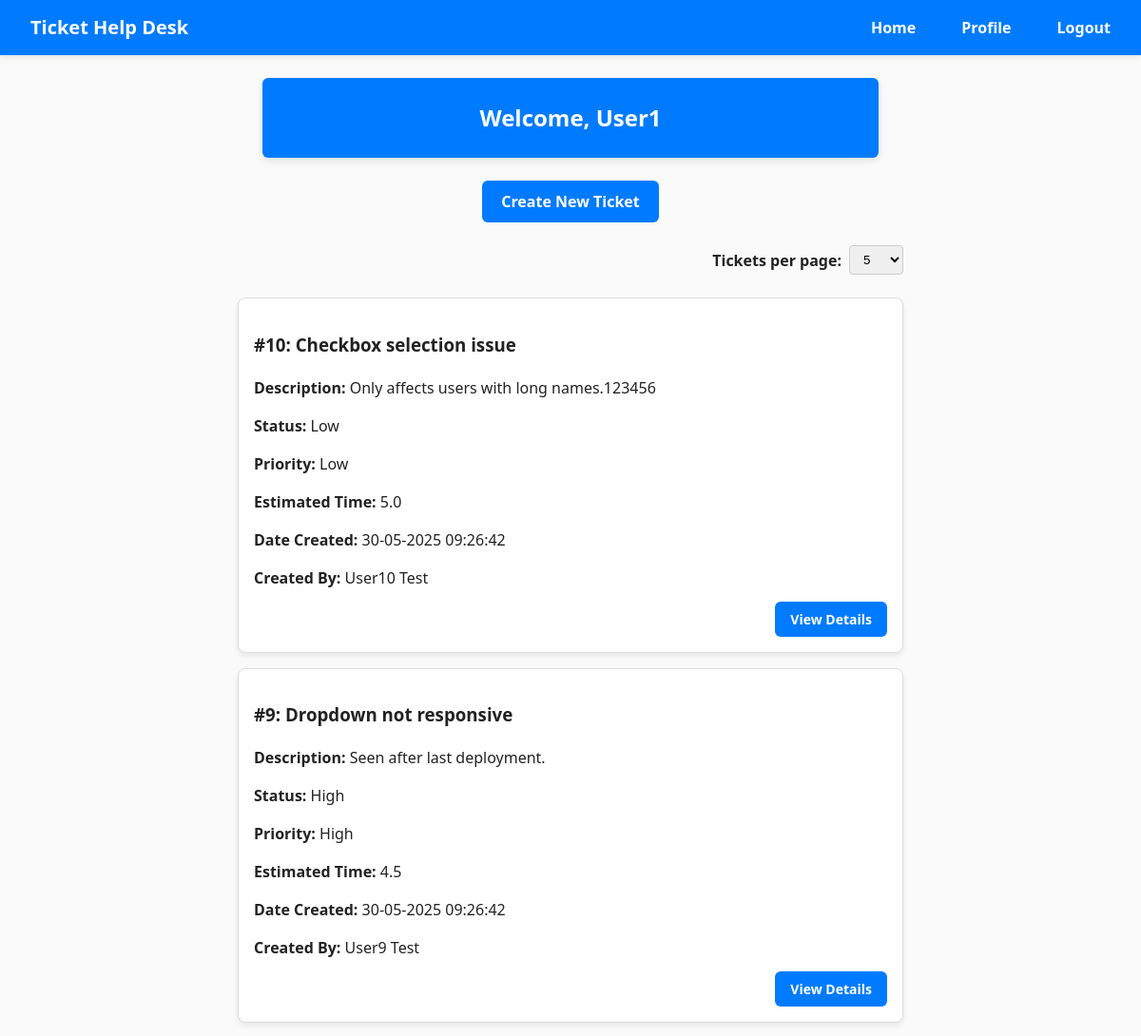
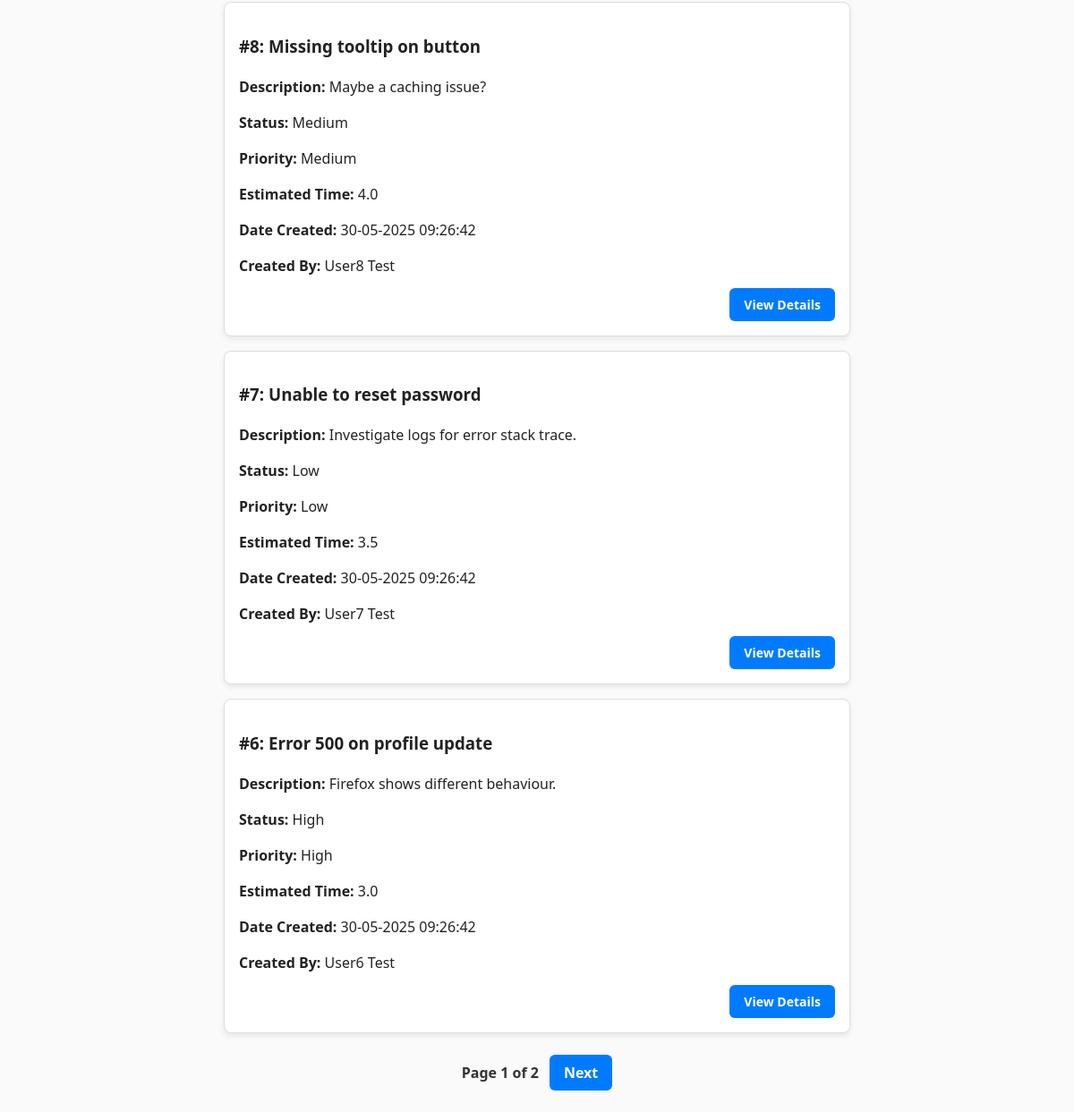
Page / (signed in) on the earlier database version (2 pictures, top to bottom).
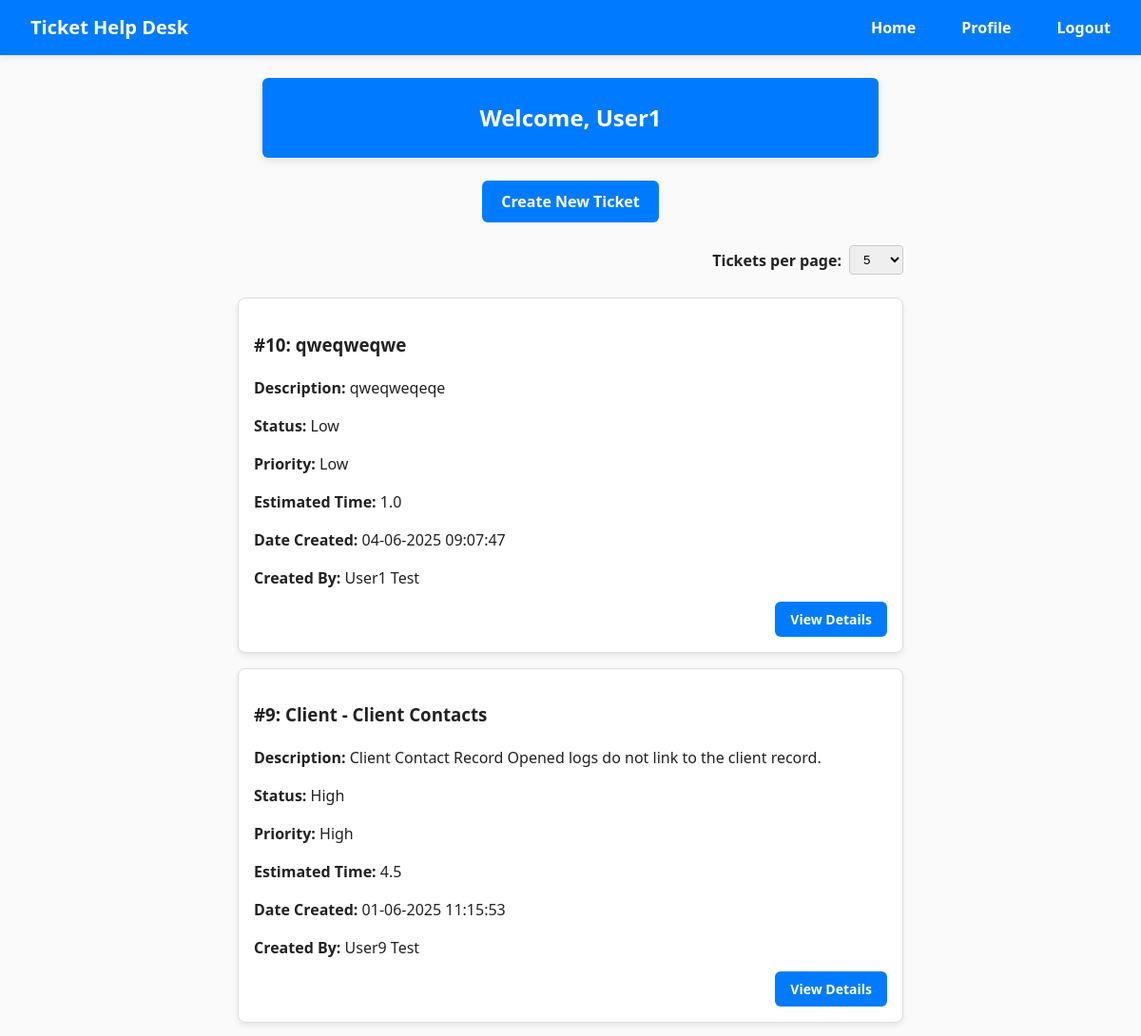
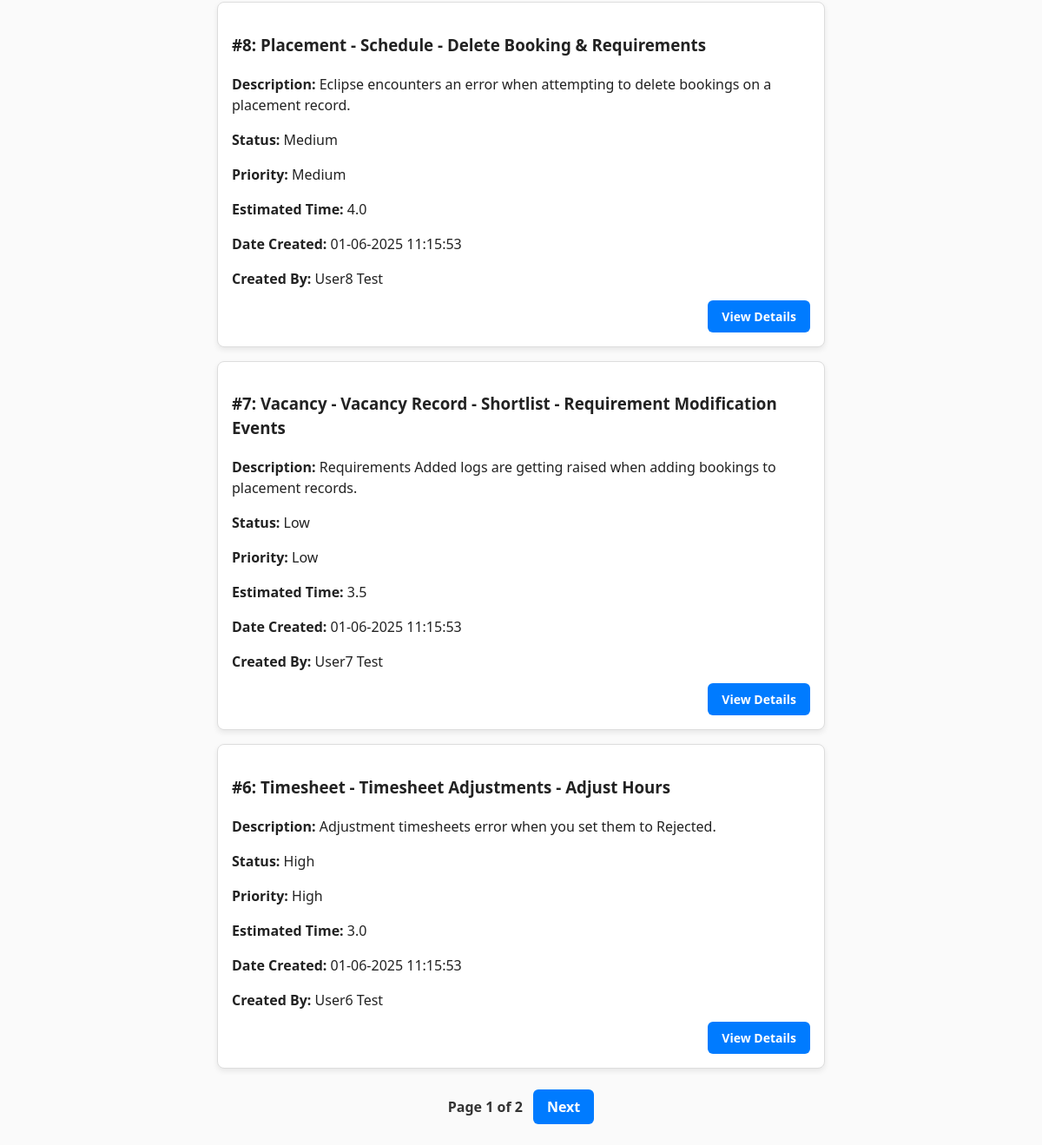
Same page on the later database version (2 pictures, top to bottom).
### HelpDeskTicketingSystem/models/UserModel.py (models this page shows)
class User(db.Model, UserMixin):
    id = db.Column(db.Integer, primary_key=True)
    forename = db.Column(db.String(150))
    surname = db.Column(db.String(150))
    email = db.Column(db.String(150), unique=True)
    password = db.Column(db.String(150))
    account_type = db.Column(db.String(20), nullable=False)

### HelpDeskTicketingSystem/models/TicketModel.py (models this page shows)
class Ticket(db.Model):
    id = db.Column(db.Integer, primary_key=True)
    subject = db.Column(db.String(100), nullable=False)
    description = db.Column(db.Text, nullable=False)
    status = db.Column(db.String(20), nullable=False)
    priority = db.Column(db.String(20), nullable=False)
    estimated_time = db.Column(db.Float, nullable=False)
    date_created = db.Column(db.DateTime(timezone=True), default=func.current_timestamp())
    date_updated = db.Column(db.DateTime(timezone=True), default=func.current_timestamp(), onupdate=func.current_timestamp())
    user_id = db.Column(db.Integer, db.ForeignKey('user.id'))
    user = relationship('User', backref='tickets')

### HelpDeskTicketingSystem/views/home.py (the view)
@home_bp.route('/')
@login_required
def home():
    page = request.args.get('page', 1, type=int)
    per_page = request.args.get('per_page', 5, type=int)
    if current_user.account_type == 'Administrator':
        tickets = Ticket.query.order_by(Ticket.id.desc()).paginate(page=page, per_page=per_page)
    else:
        tickets = Ticket.query.filter_by(user_id=current_user.id).order_by(Ticket.id.desc()).paginate(page=page, per_page=per_page)
    return render_template("home.html", user=current_user, tickets=tickets, per_page=per_page)

### HelpDeskTicketingSystem/__init__.py (called while the page is built)
def create_app():
    app = Flask(__name__)
    app.config.from_object(Config)
    db.init_app(app)
    login_manager.init_app(app)
    login_manager.login_view = 'auth.login'
    from .views.home import home_bp
    from .views.auth import auth_bp
    from .views.users import users_bp
    from .views.tickets import tickets_bp
    app.register_blueprint(home_bp, url_prefix='/')
    app.register_blueprint(auth_bp, url_prefix='/')
    app.register_blueprint(tickets_bp, url_prefix='/')
    app.register_blueprint(users_bp, url_prefix='/')
    create_database(app)
    from .models import User
    @login_manager.user_loader
    def load_user(user_id):
        return User.query.get(int(user_id))
    return app

### HelpDeskTicketingSystem/templates/home.html (shortened to what this page needs)
{% extends "base.html" %}
{% block content %}
  <h2>Welcome, {{ user.forename }}</h2>
  <div class="create-ticket-wrapper">
    <a href="{{ url_for('tickets.create_ticket') }}" class="btn btn-primary btn-new-ticket">Create New Ticket</a>
  </div>
  <div class="per-page-form-wrapper">
  <form method="get" action="{{ url_for('home.home') }}" class="per-page-form">
    <label for="per_page">Tickets per page:</label>
    <select name="per_page" id="per_page" onchange="this.form.submit()">
      {% for option in [5, 10, 15, 20] %}
        <option value="{{ option }}" {% if per_page == option %}selected{% endif %}>{{ option }}</option>
      {% endfor %}
    </select>
  </form>
  </div>
  <br>
  {% if tickets.items %}
    <div class="list-group">
      {% for ticket in tickets.items %}
        <div class="entity-card entity-card--list">
          <h3>#{{ ticket.id }}: {{ ticket.subject }}</h3>
          <p><strong>Description:</strong> {{ ticket.description }}</p>
          <p><strong>Status:</strong> {{ ticket.priority }}</p>
          <p><strong>Priority:</strong> {{ ticket.priority }}</p>
          <p><strong>Estimated Time:</strong> {{ ticket.estimated_time }}</p>
          <p><strong>Date Created:</strong> {{ ticket.date_created.strftime('%d-%m-%Y %H:%M:%S') }}</p>
          {% if current_user.account_type == 'Administrator' %}
            <p><strong>Created By:</strong> {{ ticket.user.forename }} {{ ticket.user.surname }}</p>
          {% endif %}
          <a href="{{ url_for('tickets.ticket_details', ticket_id=ticket.id) }}" class="btn btn-primary">View Details</a>
        </div>
      {% endfor %}
    </div>
    <div class="pagination">
      Page {{ tickets.page }} of {{ tickets.pages }}
      {% if tickets.has_next %}
        <a href="{{ url_for('home.home', page=tickets.next_num, per_page=per_page) }}" class="btn btn-secondary">Next</a>
      {% endif %}
    </div>
  {% else %}
    <p class="no-tickets">No tickets are associated with this user.</p>
  {% endif %}
{% endblock %}

### HelpDeskTicketingSystem/templates/base.html (shortened to what this page needs)
<!DOCTYPE html>
<html lang="en">
  <head>
    <link rel="stylesheet" href="{{ url_for('static', filename='main.css') }}" />
  </head>
  <body>
  <nav class="navbar">
  <div class="nav-container">
  <div class="navbar-brand">Ticket Help Desk</div>
  <ul class="navbar-links">
    {% if current_user.is_authenticated %}
      <li><a href="{{ url_for('home.home') }}">Home</a></li>
      <li><a href="{{ url_for('users.profile') }}">Profile</a></li>
      <li><a href="{{ url_for('auth.logout') }}">Logout</a></li>
    {% else %}
      <li><a href="{{ url_for('auth.login') }}">Login</a></li>
      <li><a href="{{ url_for('auth.register') }}">Register</a></li>
    {% endif %}
  </ul>
</div>
</nav>
    <main class="container main-content">
      {% block content %} {% endblock %}
    </main>
  </body>
</html>

### HelpDeskTicketingSystem/static/main.css (style rules this page uses)
body { margin: 0; padding: 0; font-family: "Segoe UI", sans-serif; font-size: 16px; line-height: 1.5; color: #222; background-color: #fafafa; }
h2 { background: #fff; padding: 24px; border-radius: 6px; box-shadow: 0 3px 8px rgba(0, 0, 0, 0.1); max-width: 600px; margin: 0 auto; text-align: center; margin-bottom: 24px; background-color: #007BFF; color: #fff; }
a { color: #007BFF; text-decoration: none; }
p { color: #222; text-decoration: none; font-weight: 300; }
.container { max-width: 900px; margin: 0 auto; padding: 24px 16px; }
.navbar { width: 100%; background-color: #007BFF; box-shadow: 0 2px 6px rgba(0, 0, 0, 0.1); padding: 0; }
.navbar .nav-container { display: flex; justify-content: flex-start; align-items: center; max-width: auto; margin: 0 auto; padding: 0 16px; }
.navbar .navbar-brand { color: #fff; font-weight: 700; font-size: 1.25rem; text-decoration: none; padding: 14px 16px; }
.navbar .navbar-links { display: flex; list-style: none; margin: 0; padding: 0; align-items: center; margin-left: auto; }
.navbar .navbar-links li { margin-left: 16px; }
.navbar .navbar-links a { display: block; padding: 14px 16px; color: #fff; text-decoration: none; font-weight: 600; border-radius: 4px; transition: background-color 0.2s; }
.create-ticket-wrapper { text-align: center; margin: 24px 0; }
.btn-new-ticket { display: inline-block; background-color: #007BFF; color: #fff; padding: 10px 20px; font-size: 1rem; font-weight: 600; border: none; border-radius: 6px; cursor: pointer; transition: background-color 0.2s ease; }
.per-page-form-wrapper { display: flex; justify-content: flex-end; max-width: 700px; margin: 0 16px 0 100px; padding: 0; }
.per-page-form { display: flex; justify-content: flex-end; align-items: center; gap: 8px; font-weight: 600; margin: 0; margin-left: 32px; }
.per-page-form label { margin: 0; font-weight: 600; }
.per-page-form select { padding: 6px 10px; border-radius: 4px; border: 1px solid #ccc; }
.pagination { display: flex; justify-content: center; align-items: center; gap: 12px; margin-top: 24px; font-weight: 600; color: #333; font-size: 1rem; }
.pagination a.btn { background-color: #007BFF; color: #fff; padding: 8px 16px; border-radius: 6px; border: none; font-weight: 700; text-decoration: none; cursor: pointer; transition: background-color 0.2s; }
.list-group { list-style: none; padding: 0; max-width: 700px; margin: 0 auto; }
.entity-card { background: #fff; border: 1px solid #ddd; border-radius: 8px; box-shadow: 0 3px 6px rgba(0, 0, 0, 0.08); padding: 16px; margin-bottom: 16px; }
.entity-card--list { position: relative; max-width: 800px; margin-left: auto; margin-right: auto; text-align: left; padding-bottom: 50px; }
.entity-card--list .btn-primary { position: absolute; bottom: 16px; right: 16px; width: auto; padding: 8px 16px; font-size: 14px; font-weight: 700; border: none; border-radius: 6px; background: #007BFF; color: #fff; cursor: pointer; }

Differences in the rows shown:
changed Ticket id 10: subject "Checkbox selection issue" → "qweqweqwe"; description "Only affects users with long names.123456" → "qweqweqeqe"; estimated_time "5.0" → "1.0"; date_created "30-05-2025 09:26:42" → "04-06-2025 09:07:47"; user.forename "User10" → "User1"
changed Ticket "User9": subject "Dropdown not responsive" → "Client - Client Contacts"; description "Seen after last deployment." → "Client Contact Record Opened logs do not link to the client record."; date_created "30-05-2025 09:26:42" → "01-06-2025 11:15:53"
changed Ticket "Medium": subject "Missing tooltip on button" → "Placement - Schedule - Delete Booking & Requirements"; description "Maybe a caching issue?" → "Eclipse encounters an error when attempting to delete bookings on a placement record."; date_created "30-05-2025 09:26:42" → "01-06-2025 11:15:53"
changed Ticket "User7": subject "Unable to reset password" → "Vacancy - Vacancy Record - Shortlist - Requirement Modification Events"; description "Investigate logs for error stack trace." → "Requirements Added logs are getting raised when adding bookings to placement records."; date_created "30-05-2025 09:26:42" → "01-06-2025 11:15:53"
changed Ticket "User6": subject "Error 500 on profile update" → "Timesheet - Timesheet Adjustments - Adjust Hours"; description "Firefox shows different behaviour." → "Adjustment timesheets error when you set them to Rejected."; date_created "30-05-2025 09:26:42" → "01-06-2025 11:15:53"
